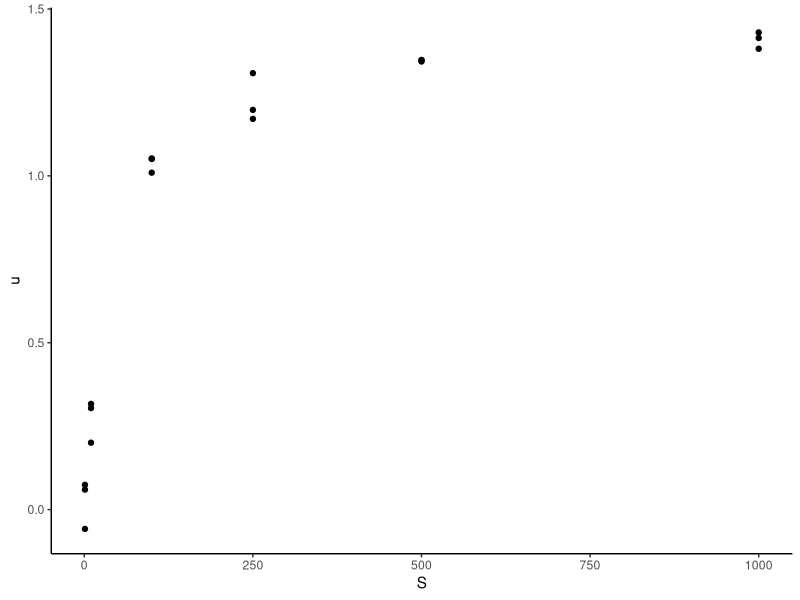

Generate this figure with R: (Note: this script raises an error after producing the figure.)
#### Pseudo-code ####

#1. Load Data

#2 Custom function(params, observations)
# unpack parameters
# Assign parameters to expected values
# dnorm(x,mean,sd)

#3 Assess max likelihood of model parameters with optim()
# Create a vector with initial guesses
# Minimization function with appopriate arguments

#T-test:
#pchisq(D,df=1) where D = 2*difference of negative log likelihood
#Take output from both likelihood function to calculate p-value

library(ggplot2)


#### Problem 2 ####

#Read in Data
data2 <- read.csv(file = "MmarinumGrowth.csv", header = TRUE)
attach(data2)
df2 <- data.frame(x = S, y = u)

#Graph of raw data
graph2a <- ggplot(df2, aes(x = S, y = u)) + geom_point() + theme_classic()

#Create liklikhood function
###Same as in-class example (continuous, normal distribution)
###BUT, no longer a linear model - change formula for expected
nllike2 <- function(p, x, y){
  umax = p[1]
  Ks = p[2]
  sigma = exp(p[3])
  
  expected = umax*S/(S + Ks)
  
  nll = -sum(dnorm(x = y, mean = expected, sd = sigma, log = TRUE))
  return(nll)
}

#Estimate Umax, Ks, sigma
initialGuess = c(1,1,1)
fit2 = optim(par = initialGuess, fn=nllike2, x = S, y = u)

#Creating data to test the estimated parameters
testx <- seq(0, 1000, length.out = 100)
testy <- fit$par[1]*testx/(testx+fit$par[2])
df2b <- data.frame(testx,testy)

#Graphing the estimated model
graph2b <- ggplot(df2b, aes(x = testx, y = testy)) + geom_point() + theme_classic()

D2 <- 2*fit2$value
pchisq(D2,df=1)
